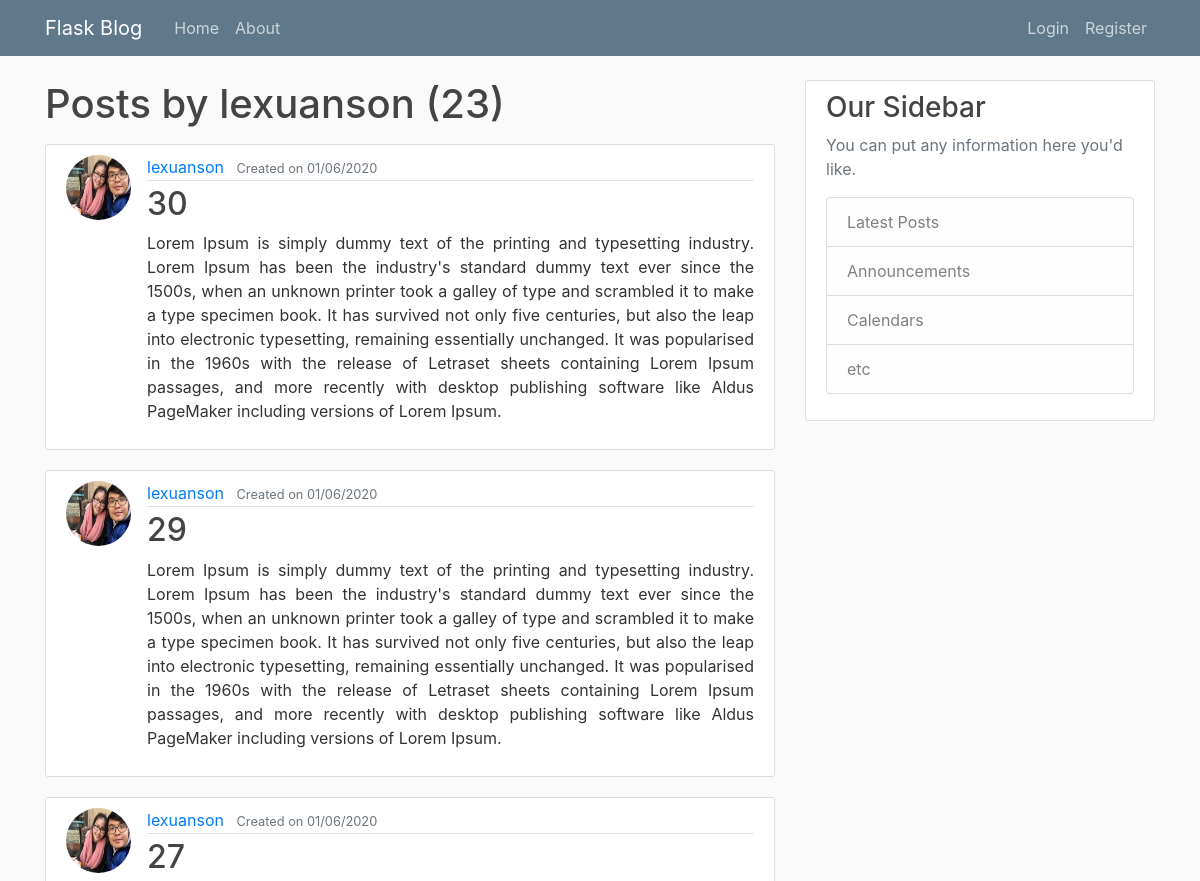
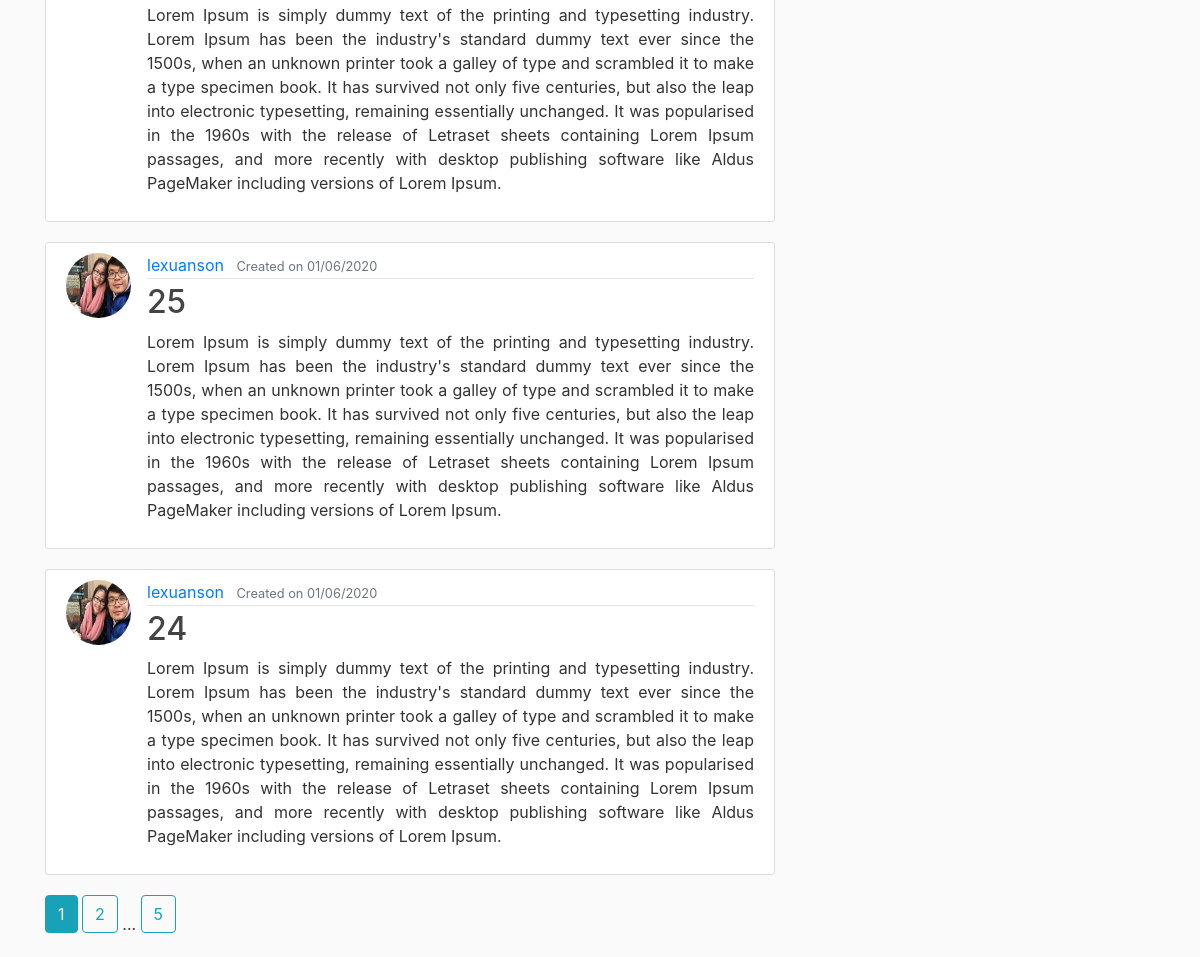
/user/lexuanson, run on the app's committed database (2 pictures, top to bottom).
### app/models.py (models this page shows, shortened)
class User(db.Model, UserMixin):
    id = db.Column(db.Integer, primary_key=True)
    username = db.Column(db.String(20), unique=True, nullable=False)
    email = db.Column(db.String(50), unique=True, nullable=False)
    image_file = db.Column(db.String(20), nullable=False, default="default.jpg")
    password = db.Column(db.String(60), nullable=False)
    posts = db.relationship("Post", backref="author", lazy=True)

class Post(db.Model):
    id = db.Column(db.Integer, primary_key=True)
    title = db.Column(db.String(100), nullable=False)
    date_posted = db.Column(db.DateTime, nullable=False, default=datetime.utcnow)
    content = db.Column(db.Text, nullable=False)
    user_id = db.Column(db.Integer, db.ForeignKey("user.id"), nullable=False)

### app/routes.py (the view)
@app.route("/user/<string:username>")
def user_posts(username):
    page = request.args.get("page", 1, type=int)
    user = User.query.filter_by(username=username).first_or_404()
    posts = Post.query.filter_by(author=user)\
        .order_by(Post.date_posted.desc())\
        .paginate(page=page, per_page=5)
    return render_template("user_posts.html", posts=posts, user=user)

### app/templates/user_posts.html
{%extends "base.html"%}
{%block content%}
<h1 class="mb-3">Posts by {{user.username}} ({{posts.total}})</h1>
{%for post in posts.items%}
<article class="media content-section">
    <img class="rounded-circle article-img" src="{{url_for('static',filename='profile_pics/'+post.author.image_file)}}">
    <div class="media-body">
        <div class="article-metadata">
            <a class="mr-2"
                href="{{url_for('user_posts',username=post.author.username)}}">{{ post.author.username }}</a>
            <small class="text-muted">Created on {{ post.date_posted.strftime("%d/%m/%Y") }}</small>
        </div>
        <h2><a class="article-title" href="{{url_for('post',post_id=post.id)}}">{{ post.title }}</a></h2>
        <p class="article-content text-justify">{{ post.content }}</p>
    </div>
</article>
{%endfor%}
{% for page_num in posts.iter_pages(left_edge=1, right_edge=1, left_current=1, right_current=2) %}
{% if page_num %}
{% if page_num==posts.page %}
<a class="btn btn-info mb-4" href="{{url_for('user_posts',username=user.username, page=page_num)}}">{{page_num}}</a>
{% else %}
<a class="btn btn-outline-info mb-4"
    href="{{url_for('user_posts',username=user.username, page=page_num)}}">{{page_num}}</a>
{% endif %}
{% else %}
...
{% endif %}
{% endfor %}
{%endblock%}

### app/static/main.css (style rules this page uses)
body { background: #fafafa; color: #333333; margin-top: 5rem; }
h1, h2, h3, h4, h5, h6 { color: #444444; }
.content-section { background: #ffffff; padding: 10px 20px; border: 1px solid #dddddd; border-radius: 3px; margin-bottom: 20px; }
.article-title { color: #444444; }
.article-content { white-space: pre-line; }
.article-img { height: 65px; width: 65px; margin-right: 16px; }
.article-metadata { padding-bottom: 1px; margin-bottom: 4px; border-bottom: 1px solid #e3e3e3; }

### data on the page
User: username "lexuanson"
Post: image_file (picture), author.username "lexuanson", date_posted "01/06/2020", title "30", content "Lorem Ipsum is simply dummy text of the printing and typesetting industry. Lorem Ipsum has been the industry's standard dummy text ever since the 1500s, when an unknown printer took a galley of type and scrambled it to make a type specimen book. It has survived not only five centuries, but also the leap into electronic typesetting, remaining essentially unchanged. It was popularised in the 1960s with the release of Letraset sheets containing Lorem Ipsum passages, and more recently with desktop publishing software like Aldus PageMaker including versions of Lorem Ipsum."
Post: image_file (picture), author.username "lexuanson", date_posted "01/06/2020", title "29", content "Lorem Ipsum is simply dummy text of the printing and typesetting industry. Lorem Ipsum has been the industry's standard dummy text ever since the 1500s, when an unknown printer took a galley of type and scrambled it to make a type specimen book. It has survived not only five centuries, but also the leap into electronic typesetting, remaining essentially unchanged. It was popularised in the 1960s with the release of Letraset sheets containing Lorem Ipsum passages, and more recently with desktop publishing software like Aldus PageMaker including versions of Lorem Ipsum."
Post: image_file (picture), author.username "lexuanson", date_posted "01/06/2020", title "27", content "Lorem Ipsum is simply dummy text of the printing and typesetting industry. Lorem Ipsum has been the industry's standard dummy text ever since the 1500s, when an unknown printer took a galley of type and scrambled it to make a type specimen book. It has survived not only five centuries, but also the leap into electronic typesetting, remaining essentially unchanged. It was popularised in the 1960s with the release of Letraset sheets containing Lorem Ipsum passages, and more recently with desktop publishing software like Aldus PageMaker including versions of Lorem Ipsum."
Post: image_file (picture), author.username "lexuanson", date_posted "01/06/2020", title "25", content "Lorem Ipsum is simply dummy text of the printing and typesetting industry. Lorem Ipsum has been the industry's standard dummy text ever since the 1500s, when an unknown printer took a galley of type and scrambled it to make a type specimen book. It has survived not only five centuries, but also the leap into electronic typesetting, remaining essentially unchanged. It was popularised in the 1960s with the release of Letraset sheets containing Lorem Ipsum passages, and more recently with desktop publishing software like Aldus PageMaker including versions of Lorem Ipsum."
Post: image_file (picture), author.username "lexuanson", date_posted "01/06/2020", title "24", content "Lorem Ipsum is simply dummy text of the printing and typesetting industry. Lorem Ipsum has been the industry's standard dummy text ever since the 1500s, when an unknown printer took a galley of type and scrambled it to make a type specimen book. It has survived not only five centuries, but also the leap into electronic typesetting, remaining essentially unchanged. It was popularised in the 1960s with the release of Letraset sheets containing Lorem Ipsum passages, and more recently with desktop publishing software like Aldus PageMaker including versions of Lorem Ipsum."

### other printed values
{{ posts.total }} "23"
{{ page_num }} "1"
{{ page_num }} "2" "5"
